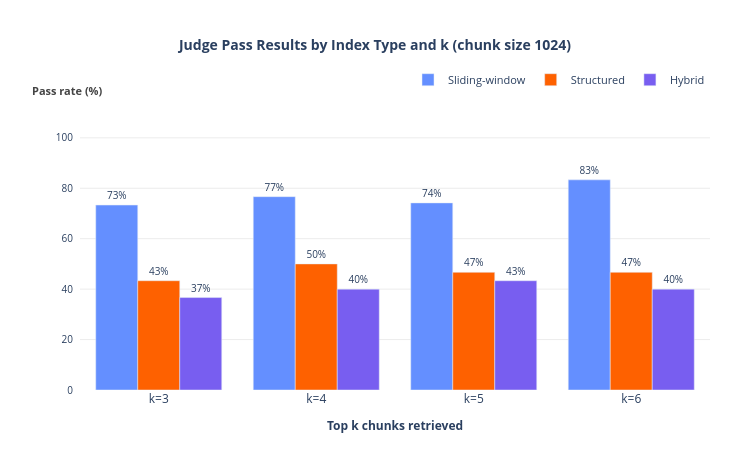
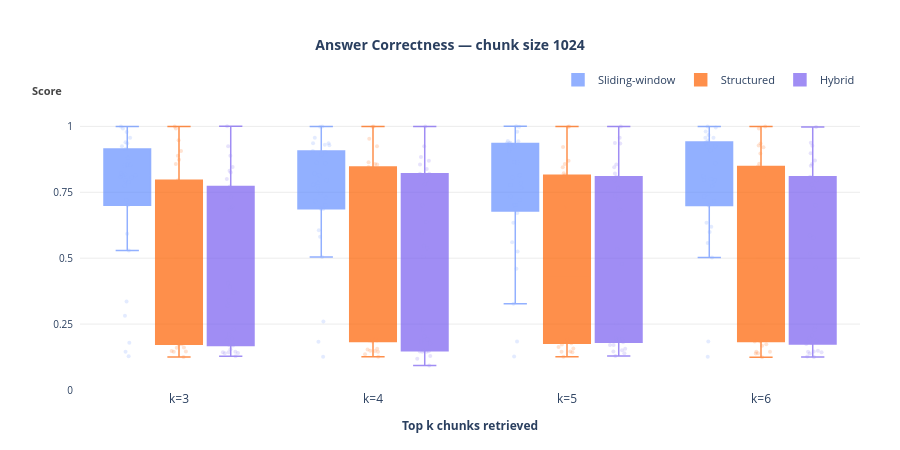
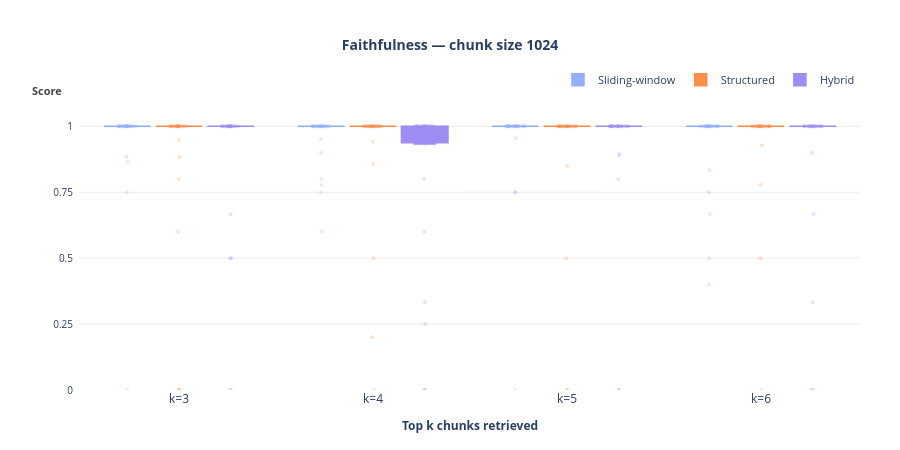
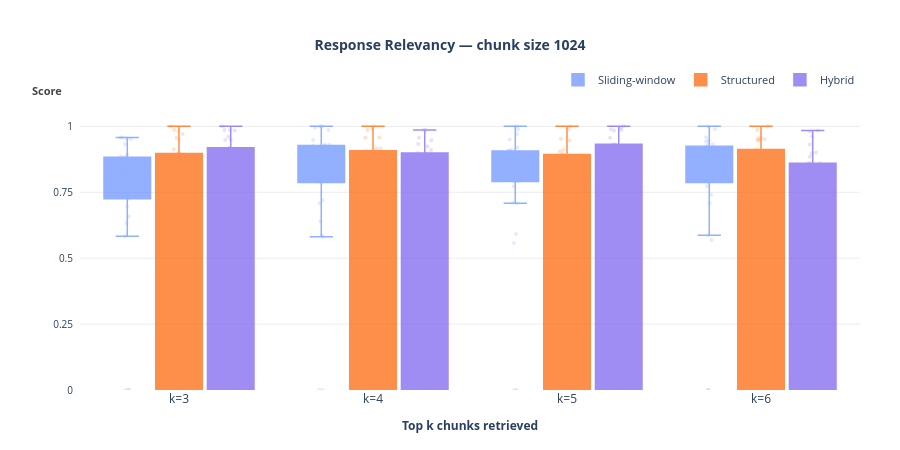

Notebook cell for these charts, in order:
### Markdown cell above
# 1024

### Code cell
CHUNK_SIZE = 1024
df    = load_all_results(chunk_size=CHUNK_SIZE)
stats = pass_stats(df)
means = metric_means(df, ALL_METRICS, filter_absent=True)

plot_pass_rate(stats, PLOTS_DIR / "1_pass_rate.png",
               f"Judge Pass Results by Index Type and k (chunk size {CHUNK_SIZE})", INDEX_LABELS)

for metric in ALL_METRICS:
    plot_single_metric_boxplot(
        df,
        PLOTS_DIR / f"boxplot_{CHUNK_SIZE}_{metric}.png",
        metric,
        INDEX_LABELS,
        f"{metric.replace('_', ' ').title()} — chunk size {CHUNK_SIZE}",

plot_metrics_lines(means, PLOTS_DIR / "2_metrics_lines.png", ALL_METRICS, INDEX_LABELS)

    )

### Figure 1 — Plotly figure (JSON) as saved in the notebook; plotly's stock layout.template omitted (floating-point values rounded to 4 significant figures)
{"data": [{"marker": {"color": "#648FFF"}, "name": "Sliding-window", "text": ["73%", "77%", "74%", "83%"], "textfont": {"size": 10}, "textposition": "outside", "type": "bar", "x": ["k=3", "k=4", "k=5", "k=6"], "y": [73.33, 76.67, 74.19, 83.33]}, {"marker": {"color": "#FE6100"}, "name": "Structured", "text": ["43%", "50%", "47%", "47%"], "textfont": {"size": 10}, "textposition": "outside", "type": "bar", "x": ["k=3", "k=4", "k=5", "k=6"], "y": [43.33, 50.0, 46.67, 46.67]}, {"marker": {"color": "#785EF0"}, "name": "Hybrid", "text": ["37%", "40%", "43%", "40%"], "textfont": {"size": 10}, "textposition": "outside", "type": "bar", "x": ["k=3", "k=4", "k=5", "k=6"], "y": [36.67, 40.0, 43.33, 40.0]}], "layout": {"annotations": [{"font": {"color": "#444", "size": 11}, "showarrow": false, "text": "<b>Pass rate (%)</b>", "x": 0.04, "xanchor": "right", "xref": "paper", "y": 1, "yanchor": "bottom", "yref": "paper"}], "barmode": "group", "height": 450, "legend": {"font": {"size": 11}, "orientation": "h", "x": 1, "xanchor": "right", "y": 1.02, "yanchor": "bottom"}, "margin": {"b": 60, "l": 80, "r": 40, "t": 100}, "paper_bgcolor": "white", "plot_bgcolor": "white", "title": {"font": {"size": 14, "weight": "bold"}, "text": "Judge Pass Results by Index Type and k (chunk size 1024)", "x": 0.5, "xanchor": "center"}, "width": 750, "xaxis": {"linecolor": "rgba(0,0,0,0.5)", "linewidth": 1, "showline": false, "tickangle": 0, "tickfont": {"size": 12}, "title": {"font": {"size": 12}, "text": "<b>Top k chunks retrieved</b>"}}, "yaxis": {"gridcolor": "rgba(0,0,0,0.08)", "gridwidth": 1, "linecolor": "rgba(0,0,0,0.5)", "linewidth": 1, "range": [0, 115], "showgrid": true, "showline": false, "tickfont": {"size": 10}, "ticklabelstandoff": 6, "tickvals": [0, 20, 40, 60, 80, 100]}}}

### Figure 2 — Plotly figure (JSON) as saved in the notebook; plotly's stock layout.template omitted (floating-point values rounded to 4 significant figures)
{"data": [{"boxmean": false, "boxpoints": "all", "fillcolor": "#648FFF", "jitter": 0.4, "legendgroup": "Sliding-window", "line": {"color": "#648FFF", "width": 1.5}, "marker": {"color": "#648FFF", "line": {"width": 0}, "opacity": 0.25, "size": 4}, "name": "Sliding-window", "opacity": 0.7, "pointpos": 0, "showlegend": true, "type": "box", "x": ["k=3", "k=3", "k=3", "k=3", "k=3", "k=3", "k=3", "k=3", "k=3", "k=3", "k=3", "k=3", "k=3", "k=3", "k=3", "k=3", "k=3", "k=3", "k=3", "k=3", "k=3", "k=3", "k=3", "k=3", "k=3", "k=3", "k=3", "k=3", "k=3", "k=3", "k=4", "k=4", "k=4", "k=4", "k=4", "k=4", "k=4", "k=4", "k=4", "k=4", "k=4", "k=4", "k=4", "k=4", "k=4", "k=4", "k=4", "k=4", "k=4", "k=4", "k=4", "k=4", "k=4", "k=4", "k=4", "k=4", "k=4", "k=4", "k=4", "k=4", "k=5", "k=5", "k=5", "k=5", "k=5", "k=5", "k=5", "k=5", "k=5", "k=5", "k=5", "k=5", "k=5", "k=5", "k=5", "k=5", "k=5", "k=5", "k=5", "k=5", "k=5", "k=5", "k=5", "k=5", "k=5", "k=5", "k=5", "k=5", "k=5", "k=5", "k=5", "k=6", "k=6", "k=6", "k=6", "k=6", "k=6", "k=6", "k=6", "k=6", "k=6", "k=6", "k=6", "k=6", "k=6", "k=6", "k=6", "k=6", "k=6", "k=6", "k=6", "k=6", "k=6", "k=6", "k=6", "k=6", "k=6", "k=6", "k=6", "k=6", "k=6"], "y": [0.8144, 0.814, 0.8548, 0.9362, 0.7954, 0.2813, 0.1277, 0.9398, 0.1453, 0.8543, 0.5926, 0.5289, 0.7207, 0.9566, 0.9993, 0.9921, 0.8215, 0.9138, 0.9785, 0.8063, 0.7744, 0.8518, 0.7893, 0.3357, 0.701, 0.8806, 0.9242, 0.8078, 0.1788, 0.8174, 0.8144, 0.8604, 0.6866, 0.9362, 0.7954, 0.821, 0.1265, 0.9301, 0.9362, 0.9067, 0.7161, 0.5048, 0.7468, 0.9566, 0.9993, 0.9985, 0.7649, 0.9283, 0.8925, 0.7782, 0.9024, 0.6872, 0.8618, 0.2602, 0.701, 0.5813, 0.7296, 0.6064, 0.1833, 0.7864, 0.8144, 0.778, 0.7341, 0.9362, 0.5249, 0.9449, 0.1274, 0.9439, 0.9363, 0.9085, 0.7203, 0.5601, 0.7017, 0.7663, 1, 0.9985, 0.6715, 0.9283, 0.9794, 0.8063, 0.9379, 0.6341, 0.8625, 0.3268, 0.701, 0.7841, 0.9242, 0.9299, 0.1842, 0.8648, 0.4596, 0.967, 0.8604, 0.7341, 0.9362, 0.7954, 0.946, 0.1265, 0.9235, 0.9405, 0.9084, 0.5993, 0.5024, 0.7166, 0.9566, 0.9995, 0.9959, 0.5576, 0.957, 0.9807, 0.7735, 0.8, 0.6341, 0.7893, 0.6188, 0.7003, 0.8117, 0.9242, 0.7444, 0.1837, 0.7963]}, {"boxmean": false, "boxpoints": "all", "fillcolor": "#FE6100", "jitter": 0.4, "legendgroup": "Structured", "line": {"color": "#FE6100", "width": 1.5}, "marker": {"color": "#FE6100", "line": {"width": 0}, "opacity": 0.25, "size": 4}, "name": "Structured", "opacity": 0.7, "pointpos": 0, "showlegend": true, "type": "box", "x": ["k=3", "k=3", "k=3", "k=3", "k=3", "k=3", "k=3", "k=3", "k=3", "k=3", "k=3", "k=3", "k=3", "k=3", "k=3", "k=3", "k=3", "k=3", "k=3", "k=3", "k=3", "k=3", "k=3", "k=3", "k=3", "k=3", "k=3", "k=3", "k=3", "k=3", "k=4", "k=4", "k=4", "k=4", "k=4", "k=4", "k=4", "k=4", "k=4", "k=4", "k=4", "k=4", "k=4", "k=4", "k=4", "k=4", "k=4", "k=4", "k=4", "k=4", "k=4", "k=4", "k=4", "k=4", "k=4", "k=4", "k=4", "k=4", "k=4", "k=4", "k=5", "k=5", "k=5", "k=5", "k=5", "k=5", "k=5", "k=5", "k=5", "k=5", "k=5", "k=5", "k=5", "k=5", "k=5", "k=5", "k=5", "k=5", "k=5", "k=5", "k=5", "k=5", "k=5", "k=5", "k=5", "k=5", "k=5", "k=5", "k=5", "k=5", "k=6", "k=6", "k=6", "k=6", "k=6", "k=6", "k=6", "k=6", "k=6", "k=6", "k=6", "k=6", "k=6", "k=6", "k=6", "k=6", "k=6", "k=6", "k=6", "k=6", "k=6", "k=6", "k=6", "k=6", "k=6", "k=6", "k=6", "k=6", "k=6", "k=6"], "y": [0.1737, 0.5049, 0.7051, 0.1462, 0.7954, 0.7667, 0.1256, 0.9476, 0.1481, 0.8889, 0.2015, 0.1614, 0.465, 0.1449, 0.9995, 0.9923, 0.1908, 0.1603, 0.1825, 0.6254, 0.1833, 0.6341, 0.873, 0.3701, 0.2078, 0.9068, 0.8569, 0.2291, 0.1841, 0.173, 0.1534, 0.8575, 0.8553, 0.1476, 0.795, 0.7735, 0.1265, 0.9526, 0.1488, 0.8201, 0.2015, 0.1568, 0.5742, 0.1449, 0.9995, 0.9985, 0.1879, 0.1837, 0.1875, 0.6792, 0.4175, 0.6341, 0.8454, 0.3289, 0.701, 0.8635, 0.9242, 0.2291, 0.1951, 0.1359, 0.1465, 0.8145, 0.857, 0.1571, 0.6954, 0.7995, 0.1265, 0.922, 0.1431, 0.8217, 0.1958, 0.1632, 0.2684, 0.1449, 0.9993, 0.9985, 0.1925, 0.1773, 0.1838, 0.5467, 0.4718, 0.6841, 0.8448, 0.3842, 0.701, 0.6192, 0.8691, 0.2291, 0.1951, 0.173, 0.138, 0.8145, 0.8578, 0.139, 0.5249, 0.7991, 0.1245, 0.9206, 0.145, 0.8481, 0.5015, 0.1679, 0.46, 0.1449, 0.9993, 0.9923, 0.1994, 0.1837, 0.1841, 0.6679, 0.3955, 0.6341, 0.9276, 0.2502, 0.701, 0.897, 0.9351, 0.2291, 0.1951, 0.1731]}, {"boxmean": false, "boxpoints": "all", "fillcolor": "#785EF0", "jitter": 0.4, "legendgroup": "Hybrid", "line": {"color": "#785EF0", "width": 1.5}, "marker": {"color": "#785EF0", "line": {"width": 0}, "opacity": 0.25, "size": 4}, "name": "Hybrid", "opacity": 0.7, "pointpos": 0, "showlegend": true, "type": "box", "x": ["k=3", "k=3", "k=3", "k=3", "k=3", "k=3", "k=3", "k=3", "k=3", "k=3", "k=3", "k=3", "k=3", "k=3", "k=3", "k=3", "k=3", "k=3", "k=3", "k=3", "k=3", "k=3", "k=3", "k=3", "k=3", "k=3", "k=3", "k=3", "k=3", "k=3", "k=4", "k=4", "k=4", "k=4", "k=4", "k=4", "k=4", "k=4", "k=4", "k=4", "k=4", "k=4", "k=4", "k=4", "k=4", "k=4", "k=4", "k=4", "k=4", "k=4", "k=4", "k=4", "k=4", "k=4", "k=4", "k=4", "k=4", "k=4", "k=4", "k=4", "k=5", "k=5", "k=5", "k=5", "k=5", "k=5", "k=5", "k=5", "k=5", "k=5", "k=5", "k=5", "k=5", "k=5", "k=5", "k=5", "k=5", "k=5", "k=5", "k=5", "k=5", "k=5", "k=5", "k=5", "k=5", "k=5", "k=5", "k=5", "k=5", "k=5", "k=6", "k=6", "k=6", "k=6", "k=6", "k=6", "k=6", "k=6", "k=6", "k=6", "k=6", "k=6", "k=6", "k=6", "k=6", "k=6", "k=6", "k=6", "k=6", "k=6", "k=6", "k=6", "k=6", "k=6", "k=6", "k=6", "k=6", "k=6", "k=6", "k=6"], "y": [0.171, 0.1395, 0.6879, 0.1429, 0.6954, 0.8, 0.1277, 0.1451, 0.1429, 0.8889, 0.4065, 0.3703, 0.3391, 0.1406, 1, 0.1687, 0.195, 0.1549, 0.1906, 0.7716, 0.8318, 0.6841, 0.8458, 0.3197, 0.2108, 0.8254, 0.9242, 0.2291, 0.3916, 0.7332, 0.1189, 0.1461, 0.8553, 0.1485, 0.7954, 0.7805, 0.1292, 0.1466, 0.1453, 0.8199, 0.2028, 0.5049, 0.5476, 0.1449, 0.9993, 0.176, 0.1917, 0.0931, 0.1838, 0.5964, 0.8387, 0.6373, 0.8698, 0.2541, 0.701, 0.8837, 0.9242, 0.2291, 0.5374, 0.8202, 0.1706, 0.1511, 0.9373, 0.156, 0.7954, 0.8085, 0.1292, 0.1393, 0.1457, 0.821, 0.1958, 0.4776, 0.5344, 0.9566, 0.9995, 0.1708, 0.1925, 0.192, 0.1809, 0.7225, 0.7671, 0.6841, 0.8448, 0.2521, 0.7382, 0.6826, 0.9351, 0.2291, 0.1869, 0.8557, 0.1251, 0.1461, 0.857, 0.149, 0.7954, 0.7798, 0.1267, 0.1451, 0.1386, 0.9263, 0.1746, 0.5176, 0.4651, 0.1433, 0.9974, 0.178, 0.1964, 0.2066, 0.1869, 0.5864, 0.8984, 0.8089, 0.8708, 0.2407, 0.701, 0.7657, 0.938, 0.2291, 0.5773, 0.851]}], "layout": {"annotations": [{"font": {"color": "#444", "size": 11}, "showarrow": false, "text": "<b>Score</b>", "x": -0.02, "xanchor": "right", "xref": "paper", "y": 1, "yanchor": "bottom", "yref": "paper"}], "boxgap": 0.2, "boxgroupgap": 0.1, "boxmode": "group", "height": 450, "legend": {"font": {"size": 11}, "orientation": "h", "x": 1, "xanchor": "right", "y": 1.02, "yanchor": "bottom"}, "margin": {"b": 60, "l": 80, "r": 40, "t": 100}, "paper_bgcolor": "white", "plot_bgcolor": "white", "title": {"font": {"size": 14, "weight": "bold"}, "text": "Answer Correctness — chunk size 1024", "x": 0.5, "xanchor": "center"}, "width": 900, "xaxis": {"categoryarray": ["k=3", "k=4", "k=5", "k=6"], "categoryorder": "array", "linecolor": "rgba(0,0,0,0.5)", "linewidth": 1, "showline": false, "tickangle": 0, "tickfont": {"size": 12}, "title": {"font": {"size": 12}, "text": "<b>Top k chunks retrieved</b>"}}, "yaxis": {"gridcolor": "rgba(0,0,0,0.08)", "gridwidth": 1, "linecolor": "rgba(0,0,0,0.5)", "linewidth": 1, "range": [0, 1.1], "showgrid": true, "showline": false, "tickfont": {"size": 10}, "ticklabelstandoff": 6, "tickvals": [0, 0.25, 0.5, 0.75, 1], "title": {"text": ""}}}}

### Figure 3 — Plotly figure (JSON) as saved in the notebook; plotly's stock layout.template omitted (floating-point values rounded to 4 significant figures)
{"data": [{"boxmean": false, "boxpoints": "all", "fillcolor": "#648FFF", "jitter": 0.4, "legendgroup": "Sliding-window", "line": {"color": "#648FFF", "width": 1.5}, "marker": {"color": "#648FFF", "line": {"width": 0}, "opacity": 0.25, "size": 4}, "name": "Sliding-window", "opacity": 0.7, "pointpos": 0, "showlegend": true, "type": "box", "x": ["k=3", "k=3", "k=3", "k=3", "k=3", "k=3", "k=3", "k=3", "k=3", "k=3", "k=3", "k=3", "k=3", "k=3", "k=3", "k=3", "k=3", "k=3", "k=3", "k=3", "k=3", "k=3", "k=3", "k=3", "k=3", "k=3", "k=3", "k=3", "k=3", "k=3", "k=4", "k=4", "k=4", "k=4", "k=4", "k=4", "k=4", "k=4", "k=4", "k=4", "k=4", "k=4", "k=4", "k=4", "k=4", "k=4", "k=4", "k=4", "k=4", "k=4", "k=4", "k=4", "k=4", "k=4", "k=4", "k=4", "k=4", "k=4", "k=4", "k=4", "k=5", "k=5", "k=5", "k=5", "k=5", "k=5", "k=5", "k=5", "k=5", "k=5", "k=5", "k=5", "k=5", "k=5", "k=5", "k=5", "k=5", "k=5", "k=5", "k=5", "k=5", "k=5", "k=5", "k=5", "k=5", "k=5", "k=5", "k=5", "k=5", "k=5", "k=5", "k=6", "k=6", "k=6", "k=6", "k=6", "k=6", "k=6", "k=6", "k=6", "k=6", "k=6", "k=6", "k=6", "k=6", "k=6", "k=6", "k=6", "k=6", "k=6", "k=6", "k=6", "k=6", "k=6", "k=6", "k=6", "k=6", "k=6", "k=6", "k=6", "k=6"], "y": [1, 1, 1, 1, 1, 1, 1, 1, 1, 1, 0, 1, 0.8846, 1, 1, 1, 0.75, 1, 1, 0.8667, 1, 1, 1, 1, 1, 1, 1, 1, 1, 1, 1, 1, 1, 1, 1, 1, 1, 1, 1, 0.75, 1, 1, 0.9524, 1, 1, 1, 0.6, 1, 0.8, 1, 1, 1, 1, 1, 1, 1, 0.9, 1, 1, 0.7778, 1, 0.75, 1, 1, 1, 1, 1, 1, 1, 1, 1, 1, 0.9545, 1, 1, 1, 0.75, 1, 1, 1, 1, 1, 1, 1, 1, 1, 1, 1, 1, 1, 0, 1, 1, 1, 1, 1, 1, 1, 1, 1, 0.75, 0.5, 1, 1, 1, 1, 1, 0.4, 1, 1, 0.8333, 1, 1, 1, 1, 1, 1, 1, 0.6667, 1, 1]}, {"boxmean": false, "boxpoints": "all", "fillcolor": "#FE6100", "jitter": 0.4, "legendgroup": "Structured", "line": {"color": "#FE6100", "width": 1.5}, "marker": {"color": "#FE6100", "line": {"width": 0}, "opacity": 0.25, "size": 4}, "name": "Structured", "opacity": 0.7, "pointpos": 0, "showlegend": true, "type": "box", "x": ["k=3", "k=3", "k=3", "k=3", "k=3", "k=3", "k=3", "k=3", "k=3", "k=3", "k=3", "k=3", "k=3", "k=3", "k=3", "k=3", "k=3", "k=3", "k=3", "k=3", "k=3", "k=3", "k=3", "k=3", "k=3", "k=3", "k=3", "k=3", "k=3", "k=3", "k=4", "k=4", "k=4", "k=4", "k=4", "k=4", "k=4", "k=4", "k=4", "k=4", "k=4", "k=4", "k=4", "k=4", "k=4", "k=4", "k=4", "k=4", "k=4", "k=4", "k=4", "k=4", "k=4", "k=4", "k=4", "k=4", "k=4", "k=4", "k=4", "k=4", "k=5", "k=5", "k=5", "k=5", "k=5", "k=5", "k=5", "k=5", "k=5", "k=5", "k=5", "k=5", "k=5", "k=5", "k=5", "k=5", "k=5", "k=5", "k=5", "k=5", "k=5", "k=5", "k=5", "k=5", "k=5", "k=5", "k=5", "k=5", "k=5", "k=5", "k=6", "k=6", "k=6", "k=6", "k=6", "k=6", "k=6", "k=6", "k=6", "k=6", "k=6", "k=6", "k=6", "k=6", "k=6", "k=6", "k=6", "k=6", "k=6", "k=6", "k=6", "k=6", "k=6", "k=6", "k=6", "k=6", "k=6", "k=6", "k=6", "k=6"], "y": [1, 1, 0, 1, 1, 1, 1, 1, 1, 0, 1, 1, 1, 1, 1, 1, 1, 1, 1, 0.8824, 0.8, 1, 1, 0.9474, 0.6, 1, 1, 0, 1, 1, 0.2, 1, 1, 1, 1, 1, 1, 1, 1, 1, 1, 1, 1, 1, 1, 1, 1, 1, 1, 0.8571, 1, 1, 1, 0.9412, 1, 1, 1, 0, 1, 0.5, 0, 1, 1, 1, 1, 1, 1, 0.5, 1, 1, 1, 1, 1, 1, 1, 1, 1, 1, 1, 0.85, 1, 1, 1, 1, 1, 1, 1, 0, 1, 1, 1, 1, 1, 1, 1, 1, 1, 0.5, 1, 1, 1, 1, 1, 1, 1, 1, 1, 1, 1, 0.9286, 1, 1, 1, 1, 1, 1, 1, 0, 1, 0.7778]}, {"boxmean": false, "boxpoints": "all", "fillcolor": "#785EF0", "jitter": 0.4, "legendgroup": "Hybrid", "line": {"color": "#785EF0", "width": 1.5}, "marker": {"color": "#785EF0", "line": {"width": 0}, "opacity": 0.25, "size": 4}, "name": "Hybrid", "opacity": 0.7, "pointpos": 0, "showlegend": true, "type": "box", "x": ["k=3", "k=3", "k=3", "k=3", "k=3", "k=3", "k=3", "k=3", "k=3", "k=3", "k=3", "k=3", "k=3", "k=3", "k=3", "k=3", "k=3", "k=3", "k=3", "k=3", "k=3", "k=3", "k=3", "k=3", "k=3", "k=3", "k=3", "k=3", "k=3", "k=3", "k=4", "k=4", "k=4", "k=4", "k=4", "k=4", "k=4", "k=4", "k=4", "k=4", "k=4", "k=4", "k=4", "k=4", "k=4", "k=4", "k=4", "k=4", "k=4", "k=4", "k=4", "k=4", "k=4", "k=4", "k=4", "k=4", "k=4", "k=4", "k=4", "k=4", "k=5", "k=5", "k=5", "k=5", "k=5", "k=5", "k=5", "k=5", "k=5", "k=5", "k=5", "k=5", "k=5", "k=5", "k=5", "k=5", "k=5", "k=5", "k=5", "k=5", "k=5", "k=5", "k=5", "k=5", "k=5", "k=5", "k=5", "k=5", "k=5", "k=5", "k=6", "k=6", "k=6", "k=6", "k=6", "k=6", "k=6", "k=6", "k=6", "k=6", "k=6", "k=6", "k=6", "k=6", "k=6", "k=6", "k=6", "k=6", "k=6", "k=6", "k=6", "k=6", "k=6", "k=6", "k=6", "k=6", "k=6", "k=6", "k=6", "k=6"], "y": [1, 1, 1, 1, 1, 1, 1, 1, 1, 0, 1, 1, 1, 1, 1, 1, 0.5, 1, 1, 1, 1, 1, 1, 1, 0.6667, 1, 1, 0, 0.5, 1, 1, 1, 0.6, 1, 1, 1, 1, 0.3333, 1, 0.8, 1, 1, 1, 1, 1, 1, 1, 0, 1, 0.9375, 1, 1, 1, 0.9333, 1, 1, 1, 0, 0.25, 1, 1, 1, 1, 1, 1, 1, 1, 1, 1, 0.8, 1, 1, 1, 1, 1, 1, 1, 0, 1, 0.8947, 1, 1, 1, 1, 1, 1, 1, 0, 1, 0.8889, 1, 1, 1, 1, 1, 1, 1, 0, 1, 1, 1, 1, 1, 1, 1, 0.6667, 1, 1, 1, 0.9, 1, 1, 1, 1, 1, 1, 1, 0, 0.3333, 1]}], "layout": {"annotations": [{"font": {"color": "#444", "size": 11}, "showarrow": false, "text": "<b>Score</b>", "x": -0.02, "xanchor": "right", "xref": "paper", "y": 1, "yanchor": "bottom", "yref": "paper"}], "boxgap": 0.2, "boxgroupgap": 0.1, "boxmode": "group", "height": 450, "legend": {"font": {"size": 11}, "orientation": "h", "x": 1, "xanchor": "right", "y": 1.02, "yanchor": "bottom"}, "margin": {"b": 60, "l": 80, "r": 40, "t": 100}, "paper_bgcolor": "white", "plot_bgcolor": "white", "title": {"font": {"size": 14, "weight": "bold"}, "text": "Faithfulness — chunk size 1024", "x": 0.5, "xanchor": "center"}, "width": 900, "xaxis": {"categoryarray": ["k=3", "k=4", "k=5", "k=6"], "categoryorder": "array", "linecolor": "rgba(0,0,0,0.5)", "linewidth": 1, "showline": false, "tickangle": 0, "tickfont": {"size": 12}, "title": {"font": {"size": 12}, "text": "<b>Top k chunks retrieved</b>"}}, "yaxis": {"gridcolor": "rgba(0,0,0,0.08)", "gridwidth": 1, "linecolor": "rgba(0,0,0,0.5)", "linewidth": 1, "range": [0, 1.1], "showgrid": true, "showline": false, "tickfont": {"size": 10}, "ticklabelstandoff": 6, "tickvals": [0, 0.25, 0.5, 0.75, 1], "title": {"text": ""}}}}

### Figure 4 — Plotly figure (JSON) as saved in the notebook; plotly's stock layout.template omitted (floating-point values rounded to 4 significant figures)
{"data": [{"boxmean": false, "boxpoints": "all", "fillcolor": "#648FFF", "jitter": 0.4, "legendgroup": "Sliding-window", "line": {"color": "#648FFF", "width": 1.5}, "marker": {"color": "#648FFF", "line": {"width": 0}, "opacity": 0.25, "size": 4}, "name": "Sliding-window", "opacity": 0.7, "pointpos": 0, "showlegend": true, "type": "box", "x": ["k=3", "k=3", "k=3", "k=3", "k=3", "k=3", "k=3", "k=3", "k=3", "k=3", "k=3", "k=3", "k=3", "k=3", "k=3", "k=3", "k=3", "k=3", "k=3", "k=3", "k=3", "k=3", "k=3", "k=3", "k=3", "k=3", "k=3", "k=3", "k=3", "k=3", "k=4", "k=4", "k=4", "k=4", "k=4", "k=4", "k=4", "k=4", "k=4", "k=4", "k=4", "k=4", "k=4", "k=4", "k=4", "k=4", "k=4", "k=4", "k=4", "k=4", "k=4", "k=4", "k=4", "k=4", "k=4", "k=4", "k=4", "k=4", "k=4", "k=4", "k=5", "k=5", "k=5", "k=5", "k=5", "k=5", "k=5", "k=5", "k=5", "k=5", "k=5", "k=5", "k=5", "k=5", "k=5", "k=5", "k=5", "k=5", "k=5", "k=5", "k=5", "k=5", "k=5", "k=5", "k=5", "k=5", "k=5", "k=5", "k=5", "k=5", "k=5", "k=6", "k=6", "k=6", "k=6", "k=6", "k=6", "k=6", "k=6", "k=6", "k=6", "k=6", "k=6", "k=6", "k=6", "k=6", "k=6", "k=6", "k=6", "k=6", "k=6", "k=6", "k=6", "k=6", "k=6", "k=6", "k=6", "k=6", "k=6", "k=6", "k=6"], "y": [0.8265, 0.5828, 0.8511, 0.7917, 0.8936, 0.7661, 0, 0.7992, 0, 0.6331, 0.8481, 0.9546, 0.9577, 0.9326, 0.9574, 0.9524, 0.8868, 0.873, 0.6947, 0.843, 0.7756, 0.8439, 0.7831, 0.6583, 0.8602, 0.7251, 0.7483, 0.8832, 0, 0.8191, 0.8265, 0.5815, 0.7866, 0.7917, 0.8969, 0.8865, 0, 0.7952, 0.7972, 0.8013, 0.8664, 0.9272, 0.9951, 0.931, 0.926, 0.9044, 0.9302, 0.9194, 0.7079, 0.9481, 0.72, 1, 0.8303, 0.6397, 0.8602, 0.5866, 1, 0.9862, 0, 0.8208, 0.8265, 0.5574, 0.8139, 0.7917, 0.8969, 0.9504, 0, 0.7904, 0.8129, 0.8108, 0.9075, 0.9114, 0.9711, 0.84, 0.9888, 0.9044, 0.8868, 0.9194, 0.7082, 0.9073, 0.8191, 1, 0.8904, 0.7107, 0.8602, 0.5917, 0.7724, 0.8692, 0, 0.8202, 0.897, 0.8411, 0.5694, 0.8139, 0.7917, 0.8969, 0.9317, 0, 0.846, 0.8094, 0.7978, 0.8778, 0.959, 0.8624, 0.931, 0.9249, 0.894, 0.908, 0.9426, 0.8069, 0.9464, 0.7082, 1, 0.787, 0.7409, 0.8554, 0.5866, 0.7724, 0.9893, 0, 0.8208]}, {"boxmean": false, "boxpoints": "all", "fillcolor": "#FE6100", "jitter": 0.4, "legendgroup": "Structured", "line": {"color": "#FE6100", "width": 1.5}, "marker": {"color": "#FE6100", "line": {"width": 0}, "opacity": 0.25, "size": 4}, "name": "Structured", "opacity": 0.7, "pointpos": 0, "showlegend": true, "type": "box", "x": ["k=3", "k=3", "k=3", "k=3", "k=3", "k=3", "k=3", "k=3", "k=3", "k=3", "k=3", "k=3", "k=3", "k=3", "k=3", "k=3", "k=3", "k=3", "k=3", "k=3", "k=3", "k=3", "k=3", "k=3", "k=3", "k=3", "k=3", "k=3", "k=3", "k=3", "k=4", "k=4", "k=4", "k=4", "k=4", "k=4", "k=4", "k=4", "k=4", "k=4", "k=4", "k=4", "k=4", "k=4", "k=4", "k=4", "k=4", "k=4", "k=4", "k=4", "k=4", "k=4", "k=4", "k=4", "k=4", "k=4", "k=4", "k=4", "k=4", "k=4", "k=5", "k=5", "k=5", "k=5", "k=5", "k=5", "k=5", "k=5", "k=5", "k=5", "k=5", "k=5", "k=5", "k=5", "k=5", "k=5", "k=5", "k=5", "k=5", "k=5", "k=5", "k=5", "k=5", "k=5", "k=5", "k=5", "k=5", "k=5", "k=5", "k=5", "k=6", "k=6", "k=6", "k=6", "k=6", "k=6", "k=6", "k=6", "k=6", "k=6", "k=6", "k=6", "k=6", "k=6", "k=6", "k=6", "k=6", "k=6", "k=6", "k=6", "k=6", "k=6", "k=6", "k=6", "k=6", "k=6", "k=6", "k=6", "k=6", "k=6"], "y": [0, 0, 0.61, 0.723, 0.8936, 0.897, 0, 0.8064, 0, 0.9136, 0.787, 0.4058, 0.981, 0, 0.9568, 0.9479, 0, 0, 0, 0.8961, 0.9706, 1, 0.7557, 0.7867, 0, 0.6863, 0.7724, 0.9864, 0, 0, 0, 0.5574, 0.8139, 0.7649, 0.8753, 0.9076, 0, 0.6555, 0, 0.9152, 0.787, 0.9569, 0.9577, 0, 0.9888, 0.9044, 0, 0, 0, 0.9043, 0.9174, 1, 0.7648, 0.7895, 0.8602, 0.734, 0.7724, 0.9864, 0, 0.6676, 0, 0.5574, 0.7871, 0, 0.8936, 0.9468, 0, 0.7646, 0, 0.9102, 0.7416, 0, 0.9528, 0, 0.8946, 0.9044, 0, 0, 0, 0.8511, 0.7593, 1, 0.7991, 0.7987, 0.8602, 0.5866, 0.8809, 0.9888, 0, 0, 0, 0.5574, 0.7889, 0, 0.8978, 0.9517, 0, 0.8283, 0, 0.796, 0.7752, 0, 0.9528, 0, 0.9574, 0.9479, 0, 0, 0, 0.8581, 0.9458, 1, 0.7773, 0.9126, 0.8602, 0.8774, 0.7893, 0.9864, 0, 0]}, {"boxmean": false, "boxpoints": "all", "fillcolor": "#785EF0", "jitter": 0.4, "legendgroup": "Hybrid", "line": {"color": "#785EF0", "width": 1.5}, "marker": {"color": "#785EF0", "line": {"width": 0}, "opacity": 0.25, "size": 4}, "name": "Hybrid", "opacity": 0.7, "pointpos": 0, "showlegend": true, "type": "box", "x": ["k=3", "k=3", "k=3", "k=3", "k=3", "k=3", "k=3", "k=3", "k=3", "k=3", "k=3", "k=3", "k=3", "k=3", "k=3", "k=3", "k=3", "k=3", "k=3", "k=3", "k=3", "k=3", "k=3", "k=3", "k=3", "k=3", "k=3", "k=3", "k=3", "k=3", "k=4", "k=4", "k=4", "k=4", "k=4", "k=4", "k=4", "k=4", "k=4", "k=4", "k=4", "k=4", "k=4", "k=4", "k=4", "k=4", "k=4", "k=4", "k=4", "k=4", "k=4", "k=4", "k=4", "k=4", "k=4", "k=4", "k=4", "k=4", "k=4", "k=4", "k=5", "k=5", "k=5", "k=5", "k=5", "k=5", "k=5", "k=5", "k=5", "k=5", "k=5", "k=5", "k=5", "k=5", "k=5", "k=5", "k=5", "k=5", "k=5", "k=5", "k=5", "k=5", "k=5", "k=5", "k=5", "k=5", "k=5", "k=5", "k=5", "k=5", "k=6", "k=6", "k=6", "k=6", "k=6", "k=6", "k=6", "k=6", "k=6", "k=6", "k=6", "k=6", "k=6", "k=6", "k=6", "k=6", "k=6", "k=6", "k=6", "k=6", "k=6", "k=6", "k=6", "k=6", "k=6", "k=6", "k=6", "k=6", "k=6", "k=6"], "y": [0, 0, 0.7889, 0.7203, 0.8969, 0.9491, 0, 0, 0, 0.9102, 0.7127, 0.9861, 0.961, 0, 0.9843, 0, 0, 0, 0, 0.9481, 0.7363, 1, 0.7986, 0.8002, 0, 0.6875, 0.7724, 0.9864, 0.9189, 0.8202, 0, 0, 0.8139, 0.7279, 0.8969, 0.9477, 0, 0, 0, 0.9334, 0.6975, 0.9861, 0.8987, 0, 0.9574, 0, 0, 0, 0, 0.9237, 0.7451, 0.9101, 0.8073, 0.7597, 0.8602, 0.5828, 0.7724, 0.9864, 0, 0.8196, 0, 0, 0.788, 0, 0.8936, 0.9322, 0, 0, 0, 0.9071, 0.7416, 0.9861, 0.9951, 0.9326, 0.9568, 0, 0, 0, 0, 0.8021, 0.6602, 1, 0.7991, 0.8618, 0.984, 0.6851, 0.7893, 0.9888, 0, 0.9062, 0, 0, 0.788, 0, 0.8969, 0.9012, 0, 0, 0, 0.8026, 0.6916, 0.9803, 0.9625, 0, 0.8844, 0, 0, 0, 0, 0.8441, 0.6982, 0.8439, 0.7909, 0.86, 0.8602, 0.9316, 0.8601, 0.9841, 0, 0.8111]}], "layout": {"annotations": [{"font": {"color": "#444", "size": 11}, "showarrow": false, "text": "<b>Score</b>", "x": -0.02, "xanchor": "right", "xref": "paper", "y": 1, "yanchor": "bottom", "yref": "paper"}], "boxgap": 0.2, "boxgroupgap": 0.1, "boxmode": "group", "height": 450, "legend": {"font": {"size": 11}, "orientation": "h", "x": 1, "xanchor": "right", "y": 1.02, "yanchor": "bottom"}, "margin": {"b": 60, "l": 80, "r": 40, "t": 100}, "paper_bgcolor": "white", "plot_bgcolor": "white", "title": {"font": {"size": 14, "weight": "bold"}, "text": "Response Relevancy — chunk size 1024", "x": 0.5, "xanchor": "center"}, "width": 900, "xaxis": {"categoryarray": ["k=3", "k=4", "k=5", "k=6"], "categoryorder": "array", "linecolor": "rgba(0,0,0,0.5)", "linewidth": 1, "showline": false, "tickangle": 0, "tickfont": {"size": 12}, "title": {"font": {"size": 12}, "text": "<b>Top k chunks retrieved</b>"}}, "yaxis": {"gridcolor": "rgba(0,0,0,0.08)", "gridwidth": 1, "linecolor": "rgba(0,0,0,0.5)", "linewidth": 1, "range": [0, 1.1], "showgrid": true, "showline": false, "tickfont": {"size": 10}, "ticklabelstandoff": 6, "tickvals": [0, 0.25, 0.5, 0.75, 1], "title": {"text": ""}}}}
